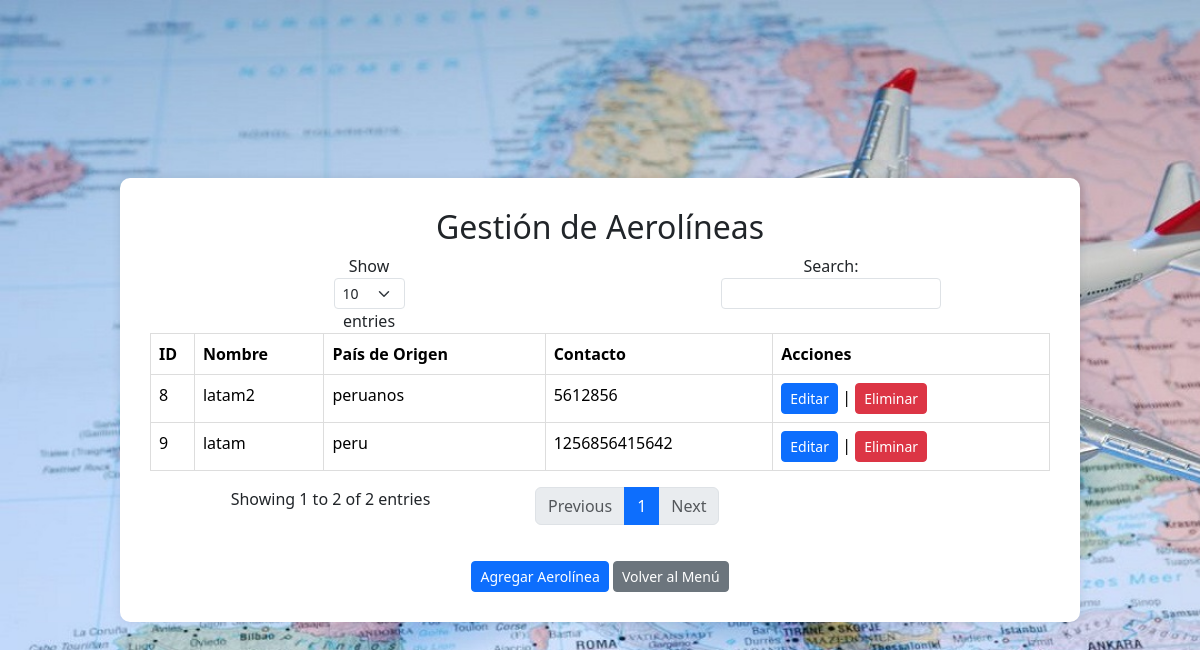
Screenshot of /administrador/aerolineas.php (signed in) with the database file from the repository.
### tables this page shows
CREATE TABLE `aerolinea` (
  `id` int(11) NOT NULL,
  `nombre` varchar(255) NOT NULL,
  `pais_origen` varchar(100) DEFAULT NULL,
  `contacto` varchar(255) DEFAULT NULL
);

### administrador/aerolineas.php (the view, shortened to what this page needs)
<!DOCTYPE html>
<html lang="es">
<head>
    <link rel="stylesheet" href="../assets/css/bootstrap.min.css">
</head>
<body style="background-image: url('../imagen/fondo9.jpg'); background-size: cover;">
    <div class="container">
        <h2>Gestión de Aerolíneas</h2>
        <table class="table">
            <thead>
                <tr>
                    <th>ID</th>
                    <th>Nombre</th>
                    <th>País de Origen</th>
                    <th>Contacto</th>
                    <th>Acciones</th>
                </tr>
            </thead>
            <tbody>
            <?php
                include '../conexion.php';
                $sql = "SELECT * FROM aerolinea";
                $result = $conexion->query($sql);
                if ($result->num_rows > 0) {
                    while($row = $result->fetch_assoc()) {
                        echo "<tr>";
                        echo "<td>" . $row["id"] . "</td>";
                        echo "<td>" . $row["nombre"] . "</td>";
                        echo "<td>" . $row["pais_origen"] . "</td>";
                        echo "<td>" . $row["contacto"] . "</td>";
                        echo "<td><a href='editar/editar_aerolinea.php?id=" . $row["id"] . "' class='btn btn-primary btn-sm'>Editar</a> | <a href='eliminar/delete_aerolinea.php?id=" . $row["id"] . "' class='btn btn-danger btn-sm'>Eliminar</a></td>";
                        echo "</tr>";
                    }
                } else {
                    echo "<tr><td colspan='5'>No hay aerolíneas registradas</td></tr>";
                }
            ?>
            </tbody>
        </table>
        <div class="btn-container">
            <a href="agregar_aerolinea.html" class="btn btn-primary btn-sm">Agregar Aerolínea</a>
            <a href="admin.php" class="btn btn-secondary btn-sm">Volver al Menú</a>
        </div>
    </div>
</body>
</html>

### administrador/aerolineas.php (style rules this page uses)
body { display: flex; justify-content: center; align-items: center; height: 100vh; background-color: #f8f9fa; margin: 0; }
.container { background-color: #ffffff; padding: 30px; border-radius: 10px; box-shadow: 0 0 10px rgba(0, 0, 0, 0.1); width: 80%; max-width: 1200px; text-align: center; }
table { width: 100%; margin-bottom: 20px; border-collapse: collapse; }
table th, table td { border: 1px solid #dddddd; padding: 8px; text-align: left; }
table th { background-color: #f2f2f2; }
.btn-container { margin-top: 20px; }

### rows the page displays
aerolinea: id "8", nombre "latam2", pais_origen "peruanos", contacto "5612856"
aerolinea: id "9", nombre "latam", pais_origen "peru", contacto "1256856415642"
